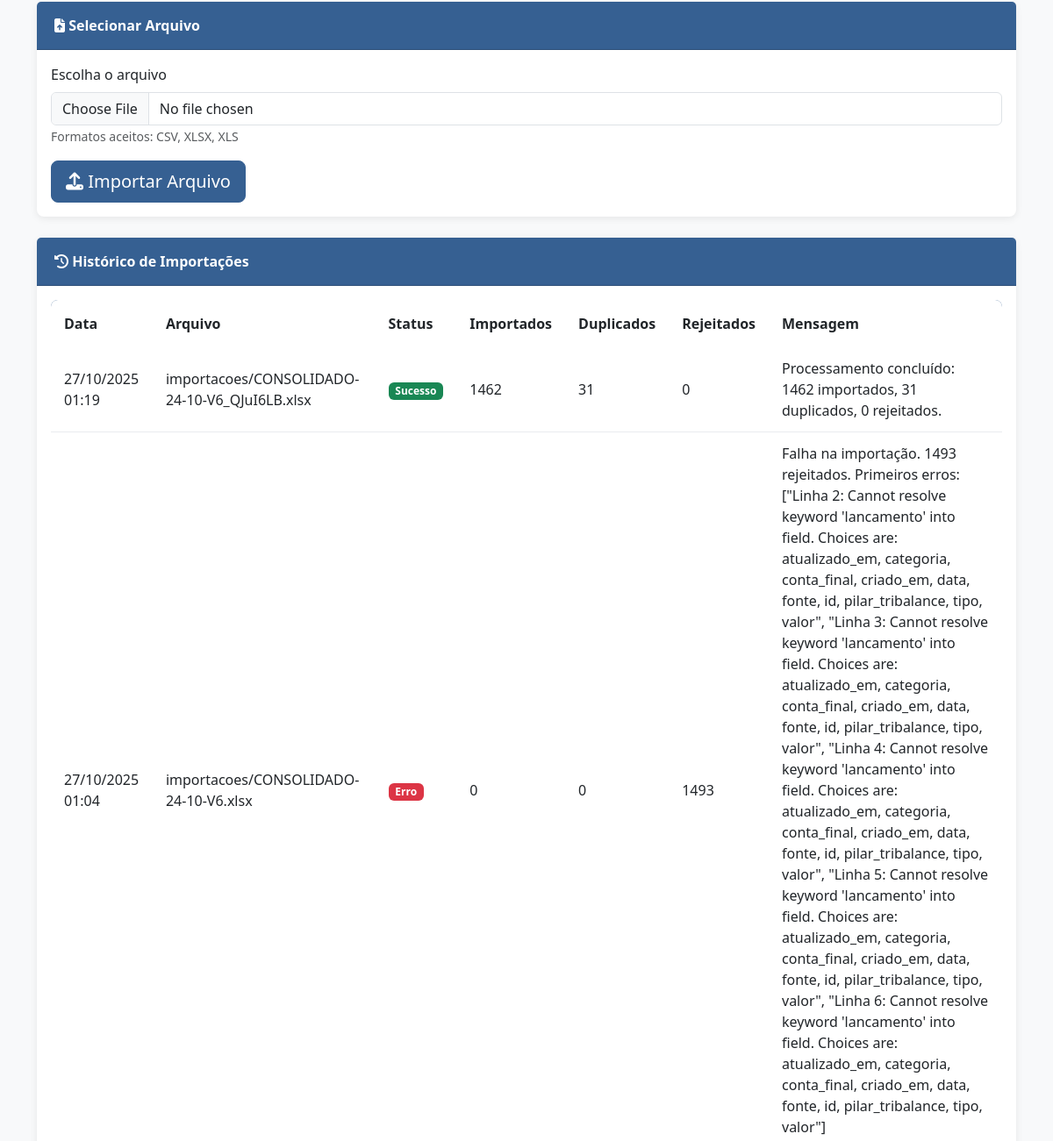
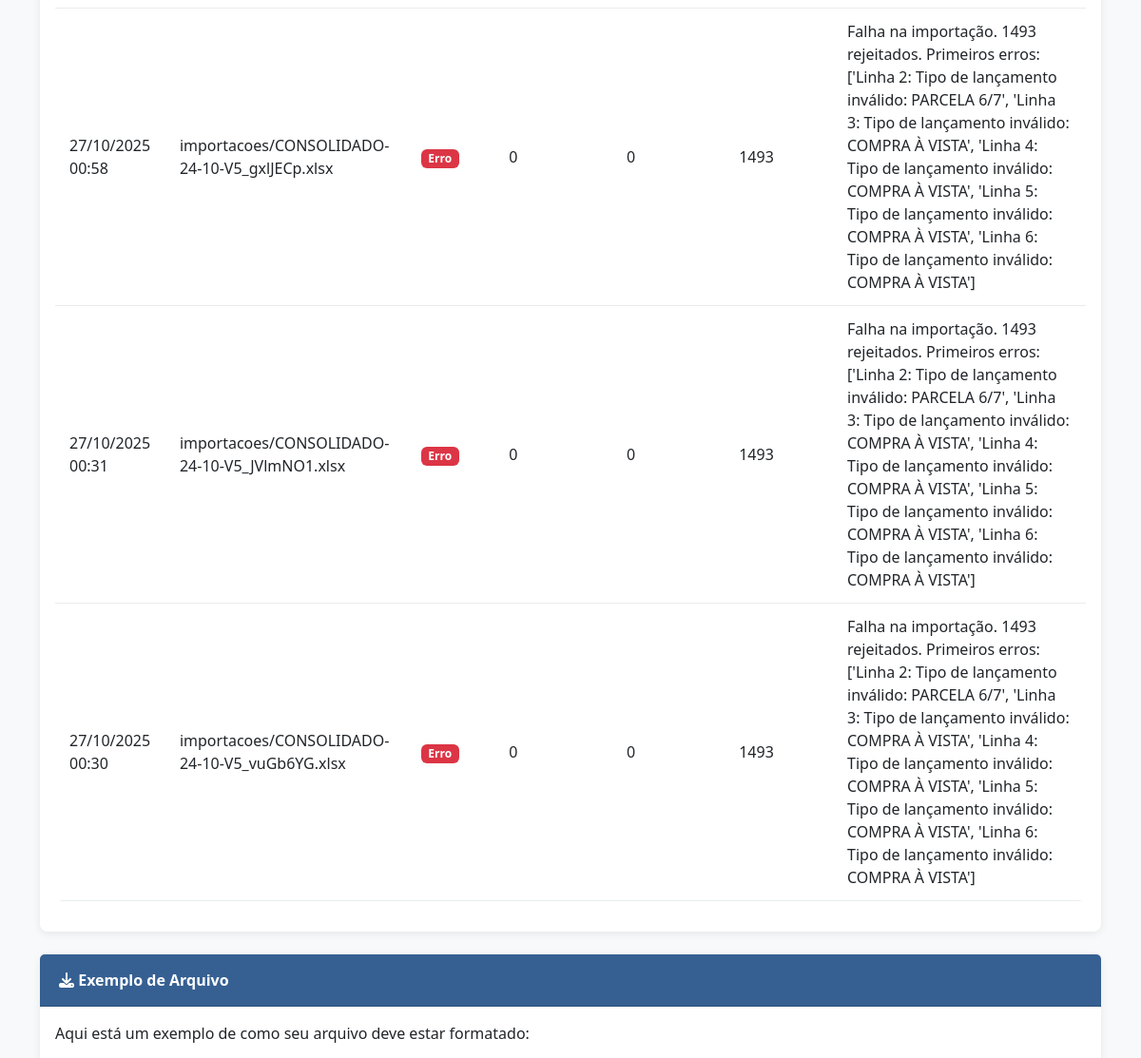
Before: /importacao/ (middle part) with the older database file (2 pictures, top to bottom).
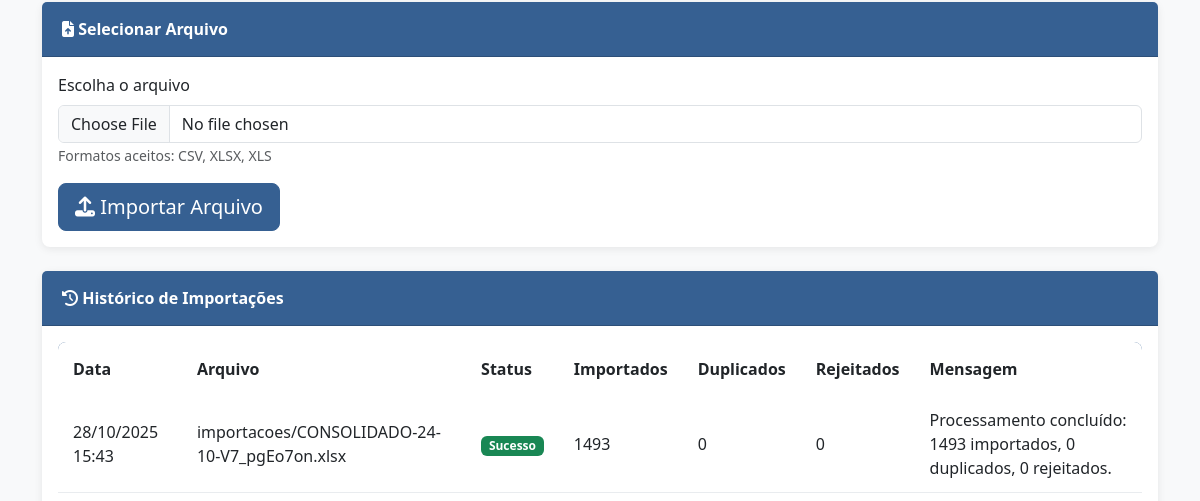
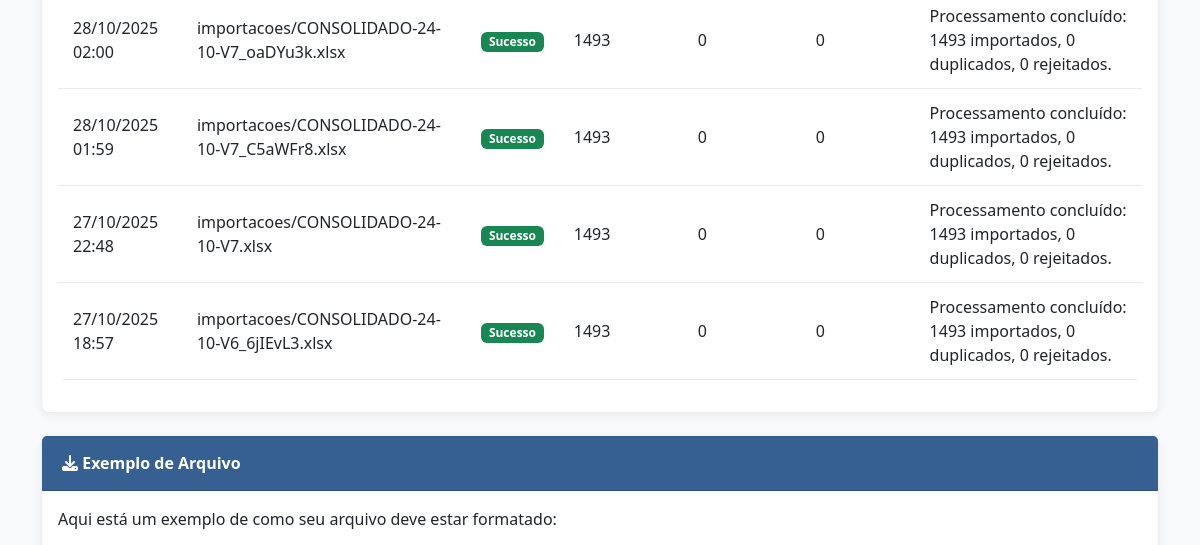
After: the same page with the newer database file (2 pictures, top to bottom).
### financeiro/models.py (models this page shows, shortened)
class ImportacaoLog(models.Model):
    STATUS_CHOICES = [
        ('SUCESSO', 'Sucesso'),
        ('ERRO', 'Erro'),
        ('PARCIAL', 'Parcial'),
    ]
    id = models.AutoField(primary_key=True)
    arquivo = models.FileField(upload_to='importacoes/')
    data_importacao = models.DateTimeField(auto_now_add=True)
    status = models.CharField(max_length=20, choices=STATUS_CHOICES)
    total_registros = models.IntegerField(default=0)
    registros_importados = models.IntegerField(default=0)
    registros_duplicados = models.IntegerField(default=0)
    registros_rejeitados = models.IntegerField(default=0)
    mensagem = models.TextField(blank=True)
    class Meta:
        ordering = ['-data_importacao']
        verbose_name = "Log de Importação"
        verbose_name_plural = "Logs de Importação"

### financeiro/views.py (the view, shortened to what this page needs)
# urls.py: path('importacao/', views.importacao, name='importacao'),
def importacao(request):
    logs_recentes = ImportacaoLog.objects.all()[:5]
    context = {
        'logs_recentes': logs_recentes,
    }
    return render(request, 'financeiro/importacao.html', context)

### financeiro/templates/financeiro/importacao.html (shortened to what this page needs)
{% extends 'base.html' %}
{% block content %}
<div class="card mb-4">
    <div class="card-header">
        <i class="fas fa-file-upload"></i> Selecionar Arquivo
    </div>
    <div class="card-body">
        <form method="post" enctype="multipart/form-data">
            <div class="mb-3">
                <label for="arquivo" class="form-label">Escolha o arquivo</label>
                <input type="file" name="arquivo" id="arquivo" class="form-control"
                       accept=".csv,.xlsx,.xls" required>
                <small class="form-text text-muted">Formatos aceitos: CSV, XLSX, XLS</small>
            </div>
            <button type="submit" class="btn btn-primary btn-lg">
                <i class="fas fa-upload"></i> Importar Arquivo
            </button>
        </form>
    </div>
</div>
{% if logs_recentes %}
<div class="card">
    <div class="card-header">
        <i class="fas fa-history"></i> Histórico de Importações
    </div>
    <div class="card-body">
        <div class="table-responsive">
            <table class="table table-hover">
                <thead>
                    <tr>
                        <th>Data</th>
                        <th>Arquivo</th>
                        <th>Status</th>
                        <th>Importados</th>
                        <th>Duplicados</th>
                        <th>Rejeitados</th>
                        <th>Mensagem</th>
                    </tr>
                </thead>
                <tbody>
                    {% for log in logs_recentes %}
                    <tr>
                        <td>{{ log.data_importacao|date:"d/m/Y H:i" }}</td>
                        <td>{{ log.arquivo.name }}</td>
                        <td>
                            {% if log.status == 'SUCESSO' %}
                                <span class="badge bg-success">Sucesso</span>
                            {% elif log.status == 'PARCIAL' %}
                                <span class="badge bg-warning">Parcial</span>
                            {% else %}
                                <span class="badge bg-danger">Erro</span>
                            {% endif %}
                        </td>
                        <td>{{ log.registros_importados }}</td>
                        <td>{{ log.registros_duplicados }}</td>
                        <td>{{ log.registros_rejeitados }}</td>
                        <td>{{ log.mensagem }}</td>
                    </tr>
                    {% endfor %}
                </tbody>
            </table>
        </div>
    </div>
</div>
{% endif %}
<div class="card mt-4">
    <div class="card-header">
        <i class="fas fa-download"></i> Exemplo de Arquivo
    </div>
    <div class="card-body">
        <p>Aqui está um exemplo de como seu arquivo deve estar formatado:</p>
    </div>
</div>
{% endblock %}

Changed rows visible on the page:
no longer on this page (row unchanged): ImportacaoLog: data_importacao "27/10/2025 01:19", arquivo.name "importacoes/CONSOLIDADO-24-10-V6_QJuI6LB.xlsx", status "Sucesso", registros_importados "1462", registros_duplicados "31", registros_rejeitados "0", mensagem "Processamento concluído: 1462 importados, 31 duplicados, 0 rejeitados."
no longer on this page (row unchanged): ImportacaoLog: data_importacao "27/10/2025 01:04", arquivo.name "importacoes/CONSOLIDADO-24-10-V6.xlsx", status "Erro", registros_importados "0", registros_duplicados "0", registros_rejeitados "1493", mensagem "Falha na importação. 1493 rejeitados. Primeiros erros: [\"Linha 2: Cannot resolve keyword 'lancamento' into field. Choices are: atualizado_em, categoria, conta_final, criado_em, data, fonte, id, pilar_tribalance, tipo, valor\", \"Linha 3: Cannot resolve keyword 'lancamento' into field. Choices are: atualizado_em, categoria, conta_final, criado_em, data, fonte, id, pilar_tribalance, tipo, valor\", \"Linha 4: Cannot resolve keyword 'lancamento' into field. Choices are: atualizado_em, categoria, conta_final, criado_em, data, fonte, id, pilar_tribalance, tipo, valor\", \"Linha 5: Cannot resolve keyword 'lancamento' into field. Choices are: atualizado_em, categoria, conta_final, criado_em, data, fonte,…"
no longer on this page (row unchanged): ImportacaoLog: data_importacao "27/10/2025 00:58", arquivo.name "importacoes/CONSOLIDADO-24-10-V5_gxlJECp.xlsx", status "Erro", registros_importados "0", registros_duplicados "0", registros_rejeitados "1493", mensagem "Falha na importação. 1493 rejeitados. Primeiros erros: ['Linha 2: Tipo de lançamento inválido: PARCELA 6/7', 'Linha 3: Tipo de lançamento inválido: COMPRA À VISTA', 'Linha 4: Tipo de lançamento inválido: COMPRA À VISTA', 'Linha 5: Tipo de lançamento inválido: COMPRA À VISTA', 'Linha 6: Tipo de lançamento inválido: COMPRA À VISTA']"
no longer on this page (row unchanged): ImportacaoLog: data_importacao "27/10/2025 00:31", arquivo.name "importacoes/CONSOLIDADO-24-10-V5_JVlmNO1.xlsx", status "Erro", registros_importados "0", registros_duplicados "0", registros_rejeitados "1493", mensagem "Falha na importação. 1493 rejeitados. Primeiros erros: ['Linha 2: Tipo de lançamento inválido: PARCELA 6/7', 'Linha 3: Tipo de lançamento inválido: COMPRA À VISTA', 'Linha 4: Tipo de lançamento inválido: COMPRA À VISTA', 'Linha 5: Tipo de lançamento inválido: COMPRA À VISTA', 'Linha 6: Tipo de lançamento inválido: COMPRA À VISTA']"
no longer on this page (row unchanged): ImportacaoLog: data_importacao "27/10/2025 00:30", arquivo.name "importacoes/CONSOLIDADO-24-10-V5_vuGb6YG.xlsx", status "Erro", registros_importados "0", registros_duplicados "0", registros_rejeitados "1493", mensagem "Falha na importação. 1493 rejeitados. Primeiros erros: ['Linha 2: Tipo de lançamento inválido: PARCELA 6/7', 'Linha 3: Tipo de lançamento inválido: COMPRA À VISTA', 'Linha 4: Tipo de lançamento inválido: COMPRA À VISTA', 'Linha 5: Tipo de lançamento inválido: COMPRA À VISTA', 'Linha 6: Tipo de lançamento inválido: COMPRA À VISTA']"
added ImportacaoLog: data_importacao "28/10/2025 15:43", arquivo.name "importacoes/CONSOLIDADO-24-10-V7_pgEo7on.xlsx", status "Sucesso", registros_importados "1493", registros_duplicados "0", registros_rejeitados "0", mensagem "Processamento concluído: 1493 importados, 0 duplicados, 0 rejeitados."
added ImportacaoLog: data_importacao "28/10/2025 02:00", arquivo.name "importacoes/CONSOLIDADO-24-10-V7_oaDYu3k.xlsx", status "Sucesso", registros_importados "1493", registros_duplicados "0", registros_rejeitados "0", mensagem "Processamento concluído: 1493 importados, 0 duplicados, 0 rejeitados."
added ImportacaoLog: data_importacao "28/10/2025 01:59", arquivo.name "importacoes/CONSOLIDADO-24-10-V7_C5aWFr8.xlsx", status "Sucesso", registros_importados "1493", registros_duplicados "0", registros_rejeitados "0", mensagem "Processamento concluído: 1493 importados, 0 duplicados, 0 rejeitados."
added ImportacaoLog: data_importacao "27/10/2025 22:48", arquivo.name "importacoes/CONSOLIDADO-24-10-V7.xlsx", status "Sucesso", registros_importados "1493", registros_duplicados "0", registros_rejeitados "0", mensagem "Processamento concluído: 1493 importados, 0 duplicados, 0 rejeitados."
added ImportacaoLog: data_importacao "27/10/2025 18:57", arquivo.name "importacoes/CONSOLIDADO-24-10-V6_6jIEvL3.xlsx", status "Sucesso", registros_importados "1493", registros_duplicados "0", registros_rejeitados "0", mensagem "Processamento concluído: 1493 importados, 0 duplicados, 0 rejeitados."
